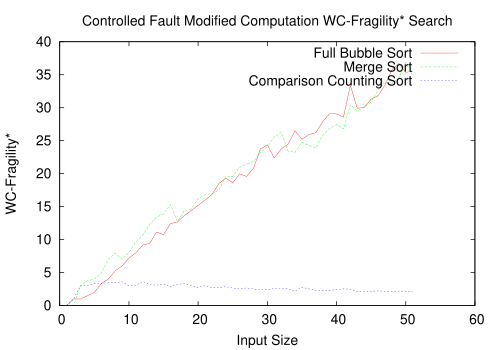

Recreate this plot in gnuplot.
set terminal postscript eps color "Helvetica" 20
set out 'RBS.eps'
set title "Controlled Fault Modified Computation WC-Fragility* Search"
set xlabel "Input Size"
set ylabel "WC-Fragility*"
plot "data.dat" using 1:2 title "Full Bubble Sort" w l, \
"data.dat" using 1:3 title "Merge Sort" w l, \
"data.dat" using 1:4 title "Comparison Counting Sort" w l
